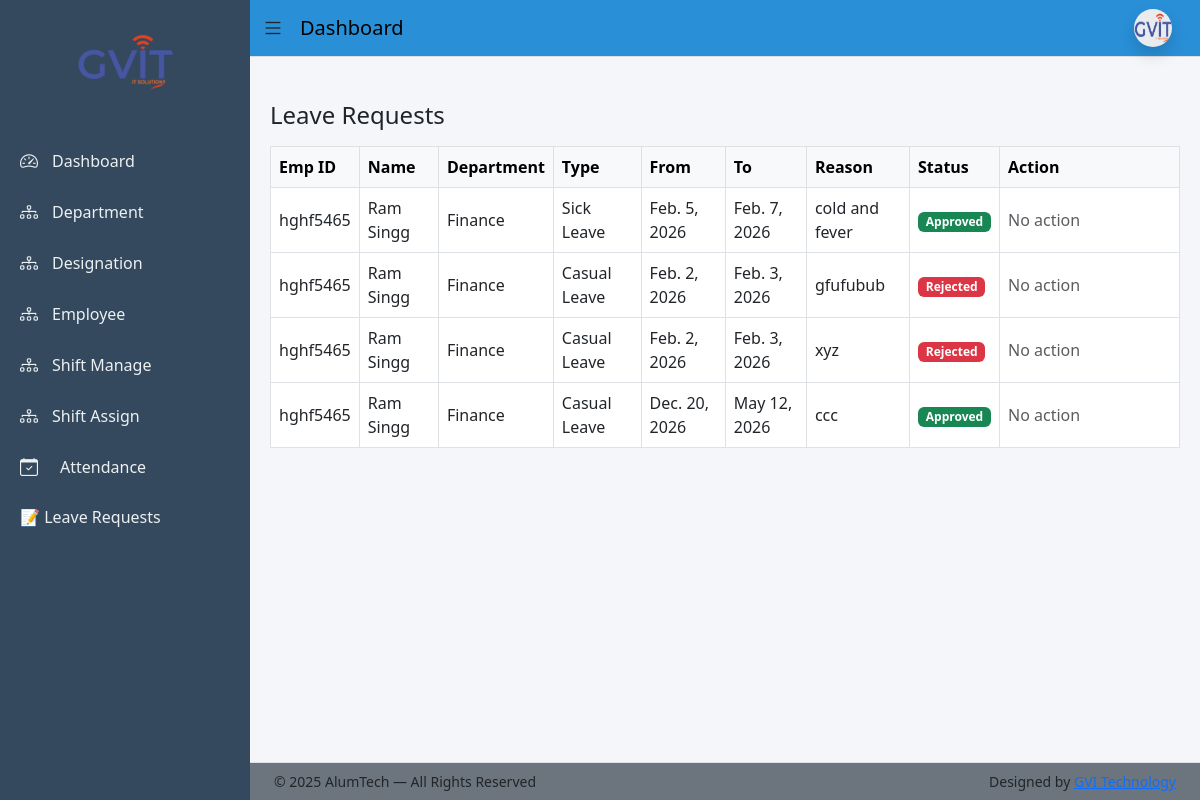
Before: /leave/manage/ (signed in) with the older database file.
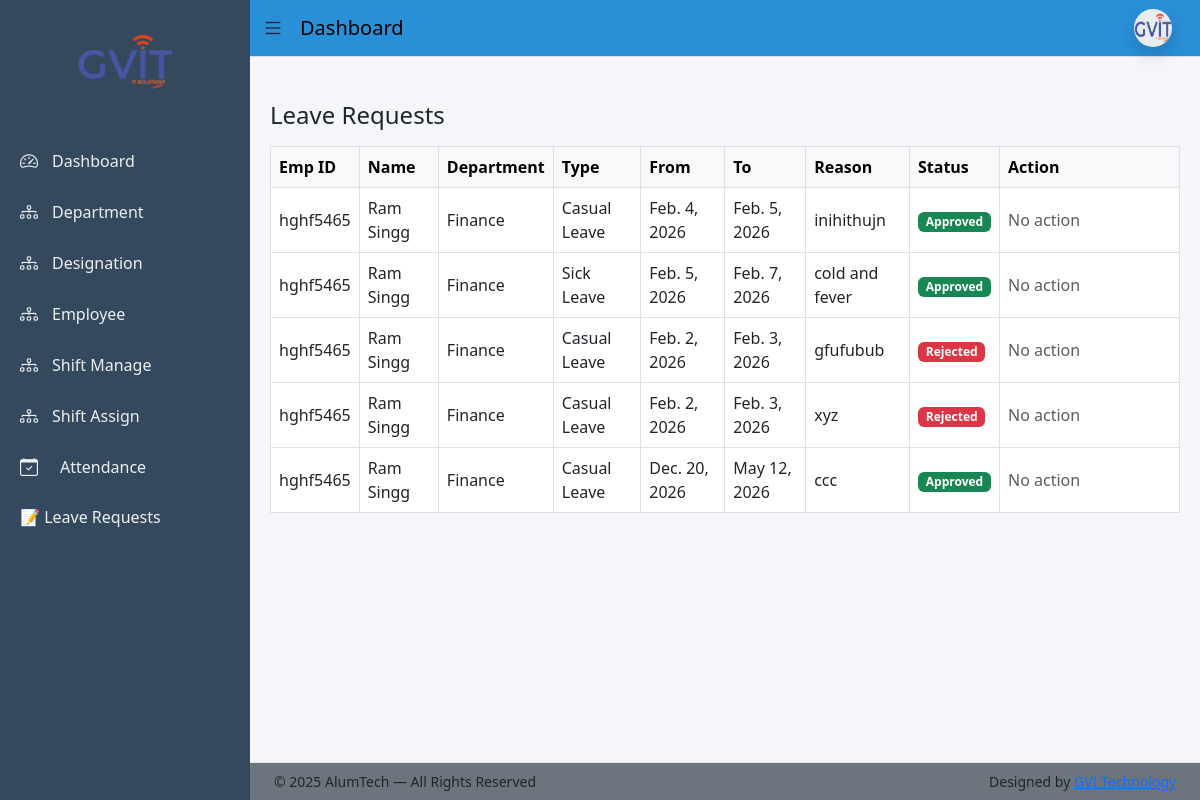
After: the same page with the newer database file.
### app/models.py (models this page shows, shortened)
class Leave(models.Model):
    LEAVE_TYPE_CHOICES = [
        ('CL', 'Casual Leave'),
        ('SL', 'Sick Leave'),
        ('PL', 'Paid Leave'),
    ]
    STATUS_CHOICES = [
        ('Pending', 'Pending'),
        ('Approved', 'Approved'),
        ('Rejected', 'Rejected'),
    ]
    employee = models.ForeignKey(Employee,on_delete=models.CASCADE,related_name='leaves')
    leave_type = models.CharField(max_length=20,choices=LEAVE_TYPE_CHOICES)
    start_date = models.DateField()
    end_date = models.DateField()
    reason = models.TextField()
    status = models.CharField(max_length=20,choices=STATUS_CHOICES,default='Pending')
    rejection_reason = models.TextField(blank=True, null=True)
    applied_at = models.DateTimeField(auto_now_add=True)
    reviewed_by = models.ForeignKey(User,on_delete=models.SET_NULL,null=True,blank=True)
    reviewed_at = models.DateTimeField(null=True, blank=True)

class Employee(models.Model):
    BLOOD_GROUP_CHOICES = [
        ('A+', 'A+'), ('A-', 'A-'),
        ('B+', 'B+'), ('B-', 'B-'),
        ('O+', 'O+'), ('O-', 'O-'),
        ('AB+', 'AB+'), ('AB-', 'AB-'),
    ]
    BACHELOR_CHOICES = [
        ('BCom', 'B.Com'),
        ('BSc', 'B.Sc'),
        ('BA', 'B.A'),
        ('BTech', 'B.Tech'),
    ]
    MASTER_CHOICES = [
        ('MCom', 'M.Com'),
        ('MSc', 'M.Sc'),
        ('MA', 'M.A'),
        ('MTech', 'M.Tech'),
    ]
    first_name = models.CharField(max_length=50)
    middle_name = models.CharField(max_length=50, blank=True)
    last_name = models.CharField(max_length=50)
    gender = models.CharField(max_length=10,choices=[('Male','Male'),('Female','Female'),('Other','Other')])
    blood_group = models.CharField(max_length=10, choices=BLOOD_GROUP_CHOICES, blank=True, null=True)
    date_of_birth = models.DateField(null=True, blank=True)
    father_name = models.CharField(max_length=100, blank=True)
    mother_name = models.CharField(max_length=100, blank=True)
    user = models.OneToOneField(User, on_delete=models.CASCADE, null=True, blank=True, related_name='employee_profile')
    email = models.EmailField(unique=True)
    contact_no = models.CharField(max_length=15)
    emergency_contact = models.CharField(max_length=15)
    address = models.TextField(blank=True, null=True)
    permanent_address = models.TextField(blank=True, null=True)
    bachelor_degree = models.CharField(max_length=10, choices=BACHELOR_CHOICES, blank=True, null=True)
    master_degree = models.CharField(max_length=10, choices=MASTER_CHOICES, blank=True, null=True)
    employee_id = models.CharField(max_length=20, unique=True)
    department = models.ForeignKey(Department, on_delete=models.PROTECT)
    designation = models.ForeignKey(Designation, on_delete=models.PROTECT)
    date_of_joining = models.DateField(blank=True, null=True)
    photo = models.ImageField(upload_to='employees/', blank=True, null=True)
    pan_no = models.CharField(max_length=10,blank=True,null=True)
    Aadhar_no = models.CharField(max_length=12,blank=True,null=True)
    Bank_name = models.CharField(max_length=50,blank=True,null=True)
    acc_no = models.CharField(max_length=15,blank=True,null=True)
    ifsc_no = models.CharField(max_length=15,blank=True,null=True)
    branch_name = models.CharField(max_length=50,blank=True,null=True)
    is_active = models.BooleanField(default=True)
    created_at = models.DateTimeField(auto_now_add=True)
    generated_at = models.DateField(blank=True, null=True)
    created_by = models.ForeignKey(User, on_delete=models.SET_NULL, null=True, blank=True, related_name='created_employees')
    def full_name(self):
        return f"{self.first_name} {self.middle_name} {self.last_name}".strip()

class Department(models.Model):
    name = models.CharField(max_length=100, unique=True)
    description = models.TextField(blank=True)

### app/views.py (the view)
# urls.py: path('leave/manage/', views.admin_leave_list, name='admin_leave_list'),
@login_required(login_url='login')
def admin_leave_list(request):
    leaves = Leave.objects.select_related(
        'employee__department',
        'employee__designation'
    ).order_by('-applied_at')
    return render(request, 'leave/admin_leave_list.html', {
        'leaves': leaves
    })

### templates/leave/admin_leave_list.html (shortened to what this page needs)
{% extends 'base_dashboard.html' %}
{% block content %}
<h4 class="mb-3">Leave Requests</h4>
<table class="table table-bordered align-middle">
  <thead class="table-light">
    <tr>
      <th>Emp ID</th>
      <th>Name</th>
      <th>Department</th>
      <th>Type</th>
      <th>From</th>
      <th>To</th>
      <th>Reason</th>
      <th>Status</th>
      <th width="180">Action</th>
    </tr>
  </thead>
  <tbody>
    {% for leave in leaves %}
    <tr>
      <td>{{ leave.employee.employee_id }}</td>
      <td>{{ leave.employee.full_name }}</td>
      <td>{{ leave.employee.department.name }}</td>
      <td>{{ leave.get_leave_type_display }}</td>
      <td>{{ leave.start_date }}</td>
      <td>{{ leave.end_date }}</td>
      <td>{{ leave.reason|truncatechars:40 }}</td>
      <td>
        <span
          class="badge {% if leave.status == 'Approved' %}bg-success{% elif leave.status == 'Rejected' %}bg-danger{% else %}bg-warning{% endif %}"
        >
          {{ leave.status }}
        </span>
      </td>
      <td>
        {% if leave.status == 'Pending' %}
        <button
          class="btn btn-success btn-sm"
          data-bs-toggle="modal"
          data-bs-target="#approveModal{{ leave.id }}"
        >
          Approve
        </button>
        <button
          class="btn btn-danger btn-sm"
          data-bs-toggle="modal"
          data-bs-target="#rejectModal{{ leave.id }}"
        >
          Reject
        </button>
        {% else %}
        <span class="text-muted">No action</span>
        {% endif %}
      </td>
    </tr>
    {% empty %}
    <tr>
      <td colspan="9" class="text-center text-muted">
        No leave requests found
      </td>
    </tr>
    {% endfor %}
  </tbody>
</table>
{% endblock %}

Changed rows visible on the page:
added Leave: employee.employee_id "hghf5465", employee.full_name "Ram Singg", employee.department.name "Finance", leave_type "Casual Leave", start_date "Feb. 4, 2026", end_date "Feb. 5, 2026", reason "inihithujn", status "Approved", shows "No action"
